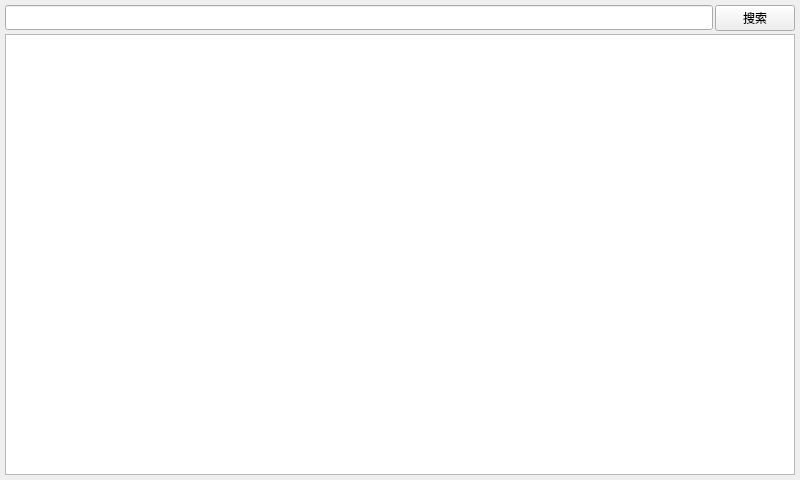
<?xml version="1.0" encoding="UTF-8"?>
<ui version="4.0">
 <class>DialogShowPrimaryCheck</class>
 <widget class="QDialog" name="DialogShowPrimaryCheck">
  <property name="windowModality">
   <enum>Qt::NonModal</enum>
  </property>
  <property name="geometry">
   <rect>
    <x>0</x>
    <y>0</y>
    <width>800</width>
    <height>480</height>
   </rect>
  </property>
  <property name="minimumSize">
   <size>
    <width>200</width>
    <height>200</height>
   </size>
  </property>
  <property name="font">
   <font>
    <family>Microsoft YaHei</family>
   </font>
  </property>
  <property name="windowTitle">
   <string>查看表格行记录</string>
  </property>
  <property name="windowIcon">
   <iconset resource="../res.qrc">
    <normaloff>:/res/icon.ico</normaloff>:/res/icon.ico</iconset>
  </property>
  <layout class="QGridLayout" name="gridLayout_2">
   <property name="leftMargin">
    <number>5</number>
   </property>
   <property name="topMargin">
    <number>5</number>
   </property>
   <property name="rightMargin">
    <number>5</number>
   </property>
   <property name="bottomMargin">
    <number>5</number>
   </property>
   <property name="spacing">
    <number>3</number>
   </property>
   <item row="1" column="0">
    <widget class="QTableWidget" name="tableWidget"/>
   </item>
   <item row="0" column="0">
    <widget class="QWidget" name="gridWidget" native="true">
     <layout class="QGridLayout" name="gridLayout_3">
      <property name="leftMargin">
       <number>0</number>
      </property>
      <property name="topMargin">
       <number>0</number>
      </property>
      <property name="rightMargin">
       <number>0</number>
      </property>
      <property name="bottomMargin">
       <number>0</number>
      </property>
      <property name="horizontalSpacing">
       <number>2</number>
      </property>
      <property name="verticalSpacing">
       <number>0</number>
      </property>
      <item row="0" column="0">
       <widget class="QLineEdit" name="lineEdit"/>
      </item>
      <item row="0" column="1">
       <widget class="QPushButton" name="pushButton">
        <property name="maximumSize">
         <size>
          <width>16777215</width>
          <height>32</height>
         </size>
        </property>
        <property name="focusPolicy">
         <enum>Qt::NoFocus</enum>
        </property>
        <property name="text">
         <string>搜索</string>
        </property>
       </widget>
      </item>
     </layout>
    </widget>
   </item>
  </layout>
 </widget>
 <resources>
  <include location="../res.qrc"/>
 </resources>
 <connections/>
</ui>
